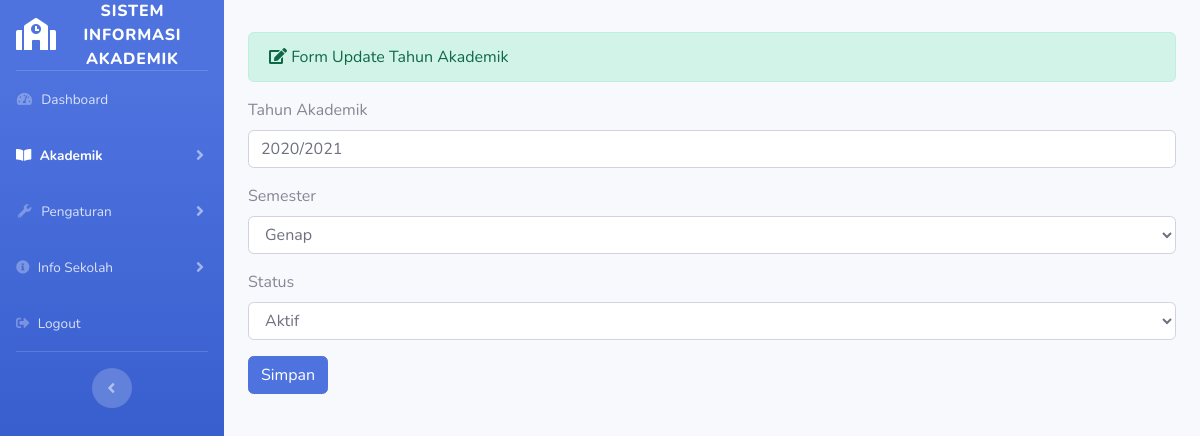
The app's page /admin/tahun_akademik/update/2, older data.
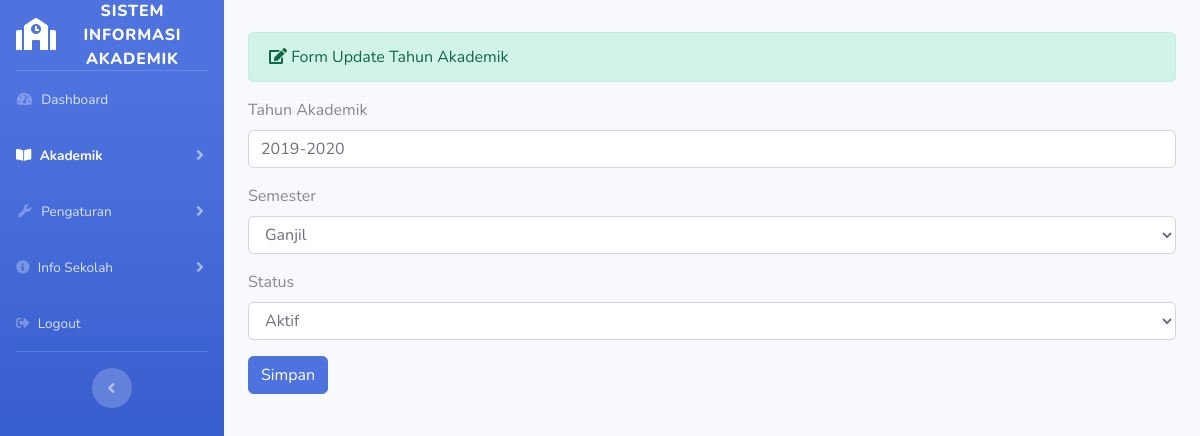
The same page, newer data.
### tables this page shows
CREATE TABLE `tahun_akademik` (
  `id_thn_akademik` int(11) NOT NULL,
  `tahun_akademik` varchar(20) NOT NULL,
  `semester` varchar(20) NOT NULL,
  `status` varchar(20) NOT NULL
);

### application/controllers/admin/tahun_akademik.php (called while the page is built, shortened)
<?php
class Tahun_akademik extends CI_Controller
{
    public function update($id)
    {
        $where                  = array('id_thn_akademik' => $id);
        $data['tahun_akademik'] = $this->tahunakademik_model->edit_data($where, 'tahun_akademik')->result();
        $this->load->view('templates_admin/header_dashboard');
        $this->load->view('templates_admin/sidebar2');
        $this->load->view('admin/tahun_akademik_update', $data);
        $this->load->view('templates_admin/footer');
    }
}

### index.php (called while the page is built, shortened)
<?php
require_once BASEPATH.'core/CodeIgniter.php';

### application/models/tahunakademik_model.php (called while the page is built, shortened)
<?php
class Tahunakademik_model extends CI_Model
{
    public function edit_data($where, $table)
    {
        return $this->db->get_where($table, $where);
    }
}

### application/views/admin/tahun_akademik_update.php (the view, shortened to what this page needs)
<div class="container-fluid">
    <div class="alert alert-success" role="alert">
        <i class="fa fa-edit"></i> Form Update Tahun Akademik
    </div>
    <?php foreach ($tahun_akademik as $ta) : ?>
        <form method="post" action="<?php echo base_url('admin/tahun_akademik/update_aksi') ?>">
            <div class="form-group">
                <label>Tahun Akademik</label>
                <input type="text" name="tahun_akademik" class="form-control" value="<?php echo $ta->tahun_akademik ?>">
            </div>
            <div class="form-group">
                <label>Semester</label>
                <select name="semester" class="form-control">
                    <option><?php echo $ta->semester ?></option>
                </select>
            </div>
            <div class="form-group">
                <label>Status</label>
                <select name="status" class="form-control">
                    <option><?php echo $ta->status ?></option>
                </select>
            </div>
            <button type="submit" class="btn btn-primary">Simpan</button>
        </form>
    <?php endforeach; ?>
</div>

Row changes from the older to the newer data that the page shows:
changed tahun_akademik "Aktif": tahun_akademik "2020/2021" → "2019-2020"; semester "Genap" → "Ganjil"
